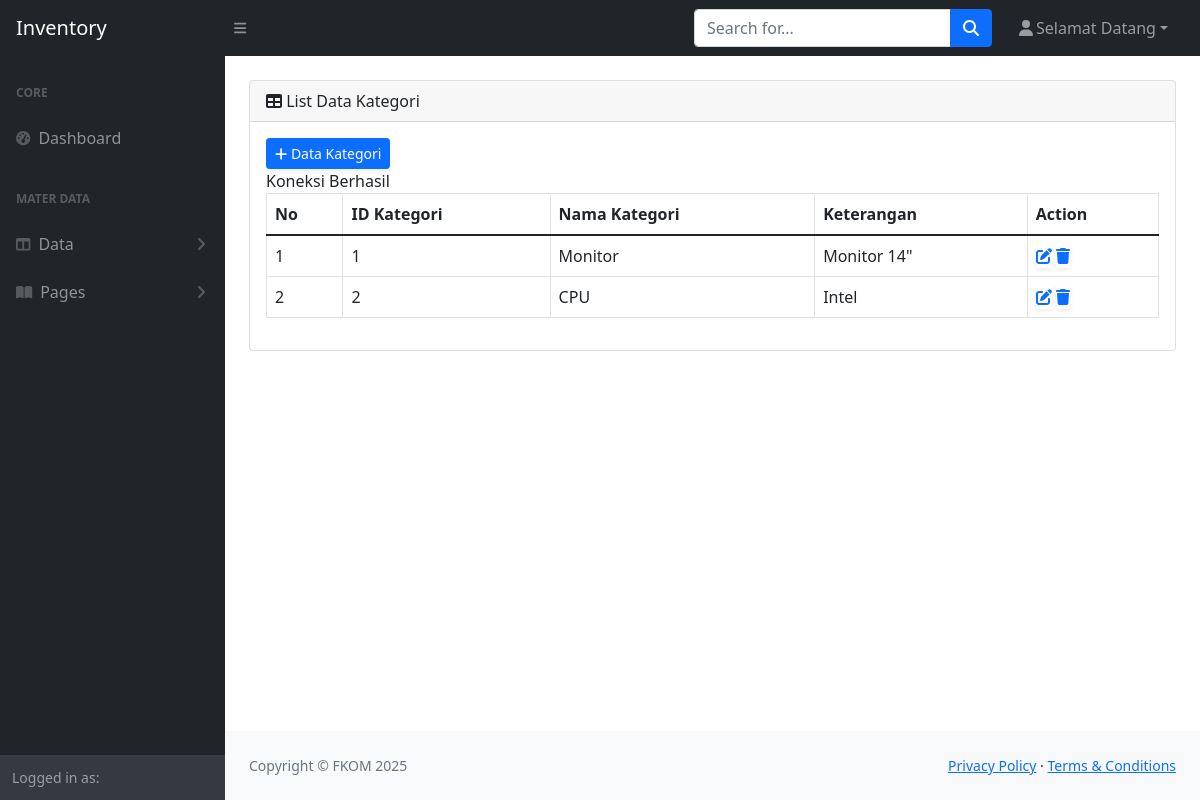
/admin.php?page=datakategori (signed in), run on the app's committed database.
### tables this page shows
CREATE TABLE `tbl_kategori` (
  `id_kategori` int(11) NOT NULL,
  `nama_kategori` varchar(50) NOT NULL,
  `keterangan` text NOT NULL
);

### listkategori.php (the view)
<div class="card mb-4">
  <div class="card-header">
    <i class="fas fa-table mr-1"></i> List Data Kategori
  </div>
  <div class="card-body">
    <div class="table-responsive">
      <table class="table table-bordered" id="dataTable" width="100%" cellspacing="0">
        <a href="" class="d-none d-sm-inline-block btn btn-sm btn-primary shadow-sm">
          <i class='fas fa-plus'></i> Data Kategori
        </a>
        <br>
        <thead>
          <tr>
            <th>No</th>
            <th>ID Kategori</th>
            <th>Nama Kategori</th>
            <th>Keterangan</th>
            <th>Action</th>
          </tr>
        </thead>
        <tbody>
          <?php
          include "koneksi.php";
          $no = 1;
          $sql = mysqli_query($db, "SELECT * from tbl_kategori");
          while ($read = mysqli_fetch_array($sql)) {
          ?>
            <tr>
              <td><?php echo $no; ?></td>
              <td><?php echo $read['id_kategori']; ?></td>
              <td><?php echo $read['nama_kategori']; ?></td>
              <td><?php echo $read['keterangan']; ?></td>
              <td>
                <a href="" class="d-none d-sm-inline-block bttn bttn-sm bttn-warning shadow-sm">
                  <i class="fas fa-edit"></i>
                </a>
                <a href="" class="d-none d-sm-inline-block bttn bttn-sm bttn-warning shadow-sm" onclick="return confirm('Yakin hapus data ini?')">
                  <i class="fas fa-trash"></i>
                </a>
              </td>
            </tr>
          <?php $no++;
          } ?>
        </tbody>
      </table>
    </div>
  </div>
</div>

### data on the page
tbl_kategori: id_kategori "1", nama_kategori "Monitor", keterangan "Monitor 14\""
tbl_kategori: id_kategori "2", nama_kategori "CPU", keterangan "Intel"
